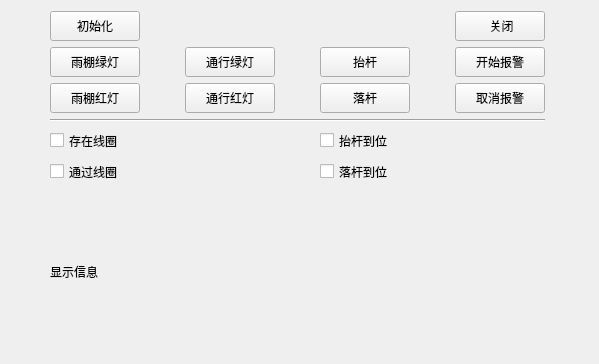
<?xml version="1.0" encoding="UTF-8"?>
<ui version="4.0">
 <class>IoCardTest</class>
 <widget class="QWidget" name="IoCardTest">
  <property name="geometry">
   <rect>
    <x>0</x>
    <y>0</y>
    <width>599</width>
    <height>364</height>
   </rect>
  </property>
  <property name="windowTitle">
   <string>IoCardTest</string>
  </property>
  <layout class="QGridLayout" name="gridLayout">
   <item row="0" column="0">
    <widget class="QToolButton" name="pBtn_Init">
     <property name="minimumSize">
      <size>
       <width>90</width>
       <height>30</height>
      </size>
     </property>
     <property name="text">
      <string>初始化</string>
     </property>
    </widget>
   </item>
   <item row="0" column="3">
    <widget class="QToolButton" name="pushButton_CloseDev">
     <property name="minimumSize">
      <size>
       <width>90</width>
       <height>30</height>
      </size>
     </property>
     <property name="text">
      <string> 关闭</string>
     </property>
    </widget>
   </item>
   <item row="1" column="0">
    <widget class="QToolButton" name="pushButton_CanopyGreen">
     <property name="minimumSize">
      <size>
       <width>90</width>
       <height>30</height>
      </size>
     </property>
     <property name="text">
      <string>雨棚绿灯</string>
     </property>
    </widget>
   </item>
   <item row="1" column="1">
    <widget class="QToolButton" name="pushButton_PassGreen">
     <property name="minimumSize">
      <size>
       <width>90</width>
       <height>30</height>
      </size>
     </property>
     <property name="text">
      <string>通行绿灯</string>
     </property>
    </widget>
   </item>
   <item row="1" column="2">
    <widget class="QToolButton" name="pushButton_BarriarUp">
     <property name="minimumSize">
      <size>
       <width>90</width>
       <height>30</height>
      </size>
     </property>
     <property name="text">
      <string>抬杆</string>
     </property>
    </widget>
   </item>
   <item row="1" column="3">
    <widget class="QToolButton" name="pushButton_StartAlarm">
     <property name="minimumSize">
      <size>
       <width>90</width>
       <height>30</height>
      </size>
     </property>
     <property name="text">
      <string>开始报警</string>
     </property>
    </widget>
   </item>
   <item row="2" column="0">
    <widget class="QToolButton" name="pushButton_CanopyRed">
     <property name="minimumSize">
      <size>
       <width>90</width>
       <height>30</height>
      </size>
     </property>
     <property name="text">
      <string>雨棚红灯</string>
     </property>
    </widget>
   </item>
   <item row="2" column="1">
    <widget class="QToolButton" name="pushButton_PassRed">
     <property name="minimumSize">
      <size>
       <width>90</width>
       <height>30</height>
      </size>
     </property>
     <property name="text">
      <string>通行红灯</string>
     </property>
    </widget>
   </item>
   <item row="2" column="2">
    <widget class="QToolButton" name="pushButton_BarriarDown">
     <property name="minimumSize">
      <size>
       <width>90</width>
       <height>30</height>
      </size>
     </property>
     <property name="text">
      <string>落杆</string>
     </property>
    </widget>
   </item>
   <item row="2" column="3">
    <widget class="QToolButton" name="pushButton_EndAlarm">
     <property name="minimumSize">
      <size>
       <width>90</width>
       <height>30</height>
      </size>
     </property>
     <property name="text">
      <string>取消报警</string>
     </property>
    </widget>
   </item>
   <item row="3" column="0" colspan="4">
    <widget class="Line" name="line">
     <property name="orientation">
      <enum>Qt::Horizontal</enum>
     </property>
    </widget>
   </item>
   <item row="4" column="0">
    <widget class="QCheckBox" name="checkBox_front">
     <property name="minimumSize">
      <size>
       <width>0</width>
       <height>25</height>
      </size>
     </property>
     <property name="text">
      <string>存在线圈</string>
     </property>
    </widget>
   </item>
   <item row="4" column="2">
    <widget class="QCheckBox" name="checkBox_up">
     <property name="minimumSize">
      <size>
       <width>0</width>
       <height>25</height>
      </size>
     </property>
     <property name="text">
      <string>抬杆到位</string>
     </property>
    </widget>
   </item>
   <item row="5" column="0">
    <widget class="QCheckBox" name="checkBox_back">
     <property name="minimumSize">
      <size>
       <width>0</width>
       <height>25</height>
      </size>
     </property>
     <property name="text">
      <string>通过线圈</string>
     </property>
    </widget>
   </item>
   <item row="5" column="2">
    <widget class="QCheckBox" name="checkBox_down">
     <property name="minimumSize">
      <size>
       <width>0</width>
       <height>25</height>
      </size>
     </property>
     <property name="text">
      <string>落杆到位</string>
     </property>
    </widget>
   </item>
   <item row="6" column="0" colspan="4">
    <widget class="QLabel" name="label">
     <property name="text">
      <string>显示信息</string>
     </property>
    </widget>
   </item>
  </layout>
 </widget>
 <layoutdefault spacing="6" margin="11"/>
 <resources/>
 <connections/>
</ui>
